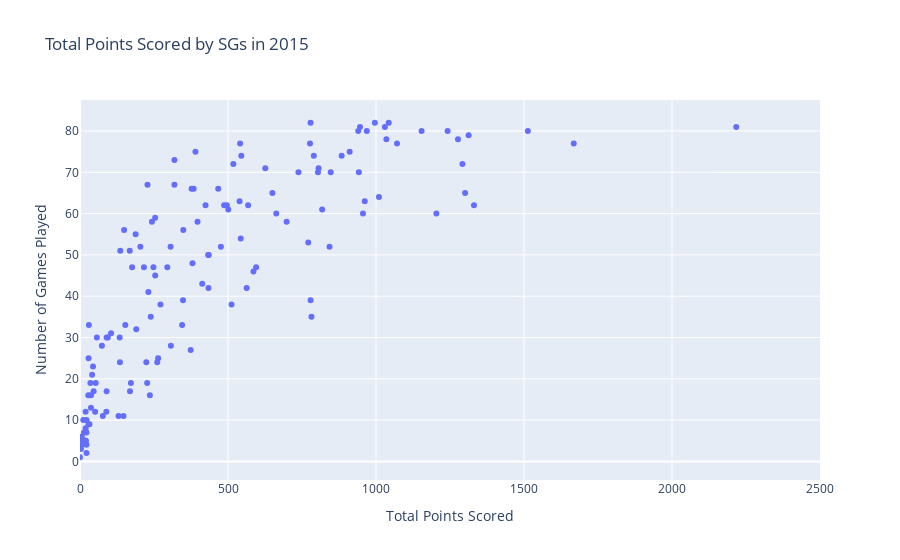

The notebook cell saved with this chart:
### Code cell
sg_2015season_df = _2015seasons_df[_2015seasons_df["Pos"] == 'SG']
SG_fig = px.scatter(sg_2015season_df, x="PTS", y="G", size_max=25, 
                    title="Total Points Scored by SGs in 2015", 
                    labels= { "G" : "Number of Games Played", "PTS": "Total Points Scored"
                    }, hover_name=sg_2015season_df["Player"])
                    
SG_fig.update_layout(xaxis_range=[0,2500])

SG_fig.show()

### Figure 1 — Plotly figure (JSON) as saved in the notebook; plotly's stock layout.template omitted (floating-point values rounded to 4 significant figures; data arrays with more than 128 entries replaced by an {"elided": "..."} marker saying what was removed)
{"data": [{"hovertemplate": "<b>%{hovertext}</b><br><br>Total Points Scored=%{x}<br>Number of Games Played=%{y}<extra></extra>", "hovertext": {"elided": "143 str values"}, "legendgroup": "", "marker": {"color": "#636efa", "symbol": "circle"}, "mode": "markers", "name": "", "orientation": "v", "showlegend": false, "type": "scatter", "x": {"elided": "143 int values"}, "xaxis": "x", "y": {"elided": "143 int values"}, "yaxis": "y"}], "layout": {"legend": {"tracegroupgap": 0}, "title": {"text": "Total Points Scored by SGs in 2015"}, "xaxis": {"anchor": "y", "domain": [0, 1], "range": [0, 2500], "title": {"text": "Total Points Scored"}}, "yaxis": {"anchor": "x", "domain": [0, 1], "title": {"text": "Number of Games Played"}}}}
